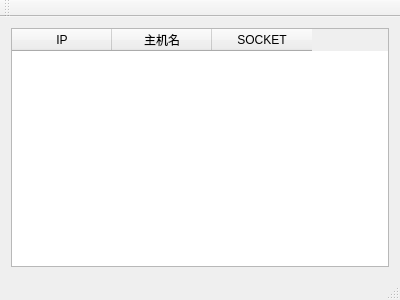
<?xml version="1.0" encoding="UTF-8"?>
<ui version="4.0">
 <class>MainWindow</class>
 <widget class="QMainWindow" name="MainWindow">
  <property name="geometry">
   <rect>
    <x>0</x>
    <y>0</y>
    <width>400</width>
    <height>300</height>
   </rect>
  </property>
  <property name="windowTitle">
   <string>MainWindow</string>
  </property>
  <widget class="QWidget" name="centralWidget">
   <layout class="QHBoxLayout" name="horizontalLayout">
    <item>
     <widget class="QTableWidget" name="tableWidget">
      <property name="editTriggers">
       <set>QAbstractItemView::NoEditTriggers</set>
      </property>
      <property name="selectionBehavior">
       <enum>QAbstractItemView::SelectRows</enum>
      </property>
      <column>
       <property name="text">
        <string>IP</string>
       </property>
      </column>
      <column>
       <property name="text">
        <string>主机名</string>
       </property>
      </column>
      <column>
       <property name="text">
        <string>SOCKET</string>
       </property>
      </column>
     </widget>
    </item>
   </layout>
  </widget>
  <widget class="QMenuBar" name="menuBar">
   <property name="geometry">
    <rect>
     <x>0</x>
     <y>0</y>
     <width>400</width>
     <height>23</height>
    </rect>
   </property>
  </widget>
  <widget class="QToolBar" name="mainToolBar">
   <attribute name="toolBarArea">
    <enum>TopToolBarArea</enum>
   </attribute>
   <attribute name="toolBarBreak">
    <bool>false</bool>
   </attribute>
  </widget>
  <widget class="QStatusBar" name="statusBar"/>
 </widget>
 <layoutdefault spacing="6" margin="11"/>
 <resources/>
 <connections/>
</ui>
